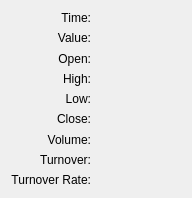
<?xml version="1.0" encoding="UTF-8"?>
<ui version="4.0">
 <class>TradeSummaryInfoView</class>
 <widget class="QWidget" name="TradeSummaryInfoView">
  <property name="geometry">
   <rect>
    <x>0</x>
    <y>0</y>
    <width>192</width>
    <height>198</height>
   </rect>
  </property>
  <property name="windowTitle">
   <string>Trade Info</string>
  </property>
  <layout class="QGridLayout" name="gridLayout">
   <property name="horizontalSpacing">
    <number>12</number>
   </property>
   <item row="8" column="0">
    <widget class="QLabel" name="labelTurnoverRate1">
     <property name="text">
      <string>Turnover Rate:</string>
     </property>
     <property name="alignment">
      <set>Qt::AlignRight|Qt::AlignTrailing|Qt::AlignVCenter</set>
     </property>
    </widget>
   </item>
   <item row="0" column="1">
    <widget class="QLabel" name="labelTime">
     <property name="text">
      <string/>
     </property>
    </widget>
   </item>
   <item row="1" column="1">
    <widget class="QLabel" name="labelCurValue"/>
   </item>
   <item row="7" column="1">
    <widget class="QLabel" name="labelTurnover"/>
   </item>
   <item row="0" column="0">
    <widget class="QLabel" name="labelTime1">
     <property name="text">
      <string>Time:</string>
     </property>
     <property name="alignment">
      <set>Qt::AlignRight|Qt::AlignTrailing|Qt::AlignVCenter</set>
     </property>
    </widget>
   </item>
   <item row="8" column="1">
    <widget class="QLabel" name="labelTurnoverRate"/>
   </item>
   <item row="5" column="1">
    <widget class="QLabel" name="labelClose"/>
   </item>
   <item row="2" column="0">
    <widget class="QLabel" name="labelOpen1">
     <property name="text">
      <string>Open:</string>
     </property>
     <property name="alignment">
      <set>Qt::AlignRight|Qt::AlignTrailing|Qt::AlignVCenter</set>
     </property>
    </widget>
   </item>
   <item row="3" column="1">
    <widget class="QLabel" name="labelHigh"/>
   </item>
   <item row="5" column="0">
    <widget class="QLabel" name="labelClose1">
     <property name="text">
      <string>Close:</string>
     </property>
     <property name="alignment">
      <set>Qt::AlignRight|Qt::AlignTrailing|Qt::AlignVCenter</set>
     </property>
    </widget>
   </item>
   <item row="1" column="0">
    <widget class="QLabel" name="labelCurValue1">
     <property name="text">
      <string>Value:</string>
     </property>
     <property name="alignment">
      <set>Qt::AlignRight|Qt::AlignTrailing|Qt::AlignVCenter</set>
     </property>
    </widget>
   </item>
   <item row="7" column="0">
    <widget class="QLabel" name="labelTurnover1">
     <property name="text">
      <string>Turnover:</string>
     </property>
     <property name="alignment">
      <set>Qt::AlignRight|Qt::AlignTrailing|Qt::AlignVCenter</set>
     </property>
    </widget>
   </item>
   <item row="3" column="0">
    <widget class="QLabel" name="labelHigh1">
     <property name="text">
      <string>High:</string>
     </property>
     <property name="alignment">
      <set>Qt::AlignRight|Qt::AlignTrailing|Qt::AlignVCenter</set>
     </property>
    </widget>
   </item>
   <item row="6" column="0">
    <widget class="QLabel" name="labelVolume1">
     <property name="text">
      <string>Volume:</string>
     </property>
     <property name="alignment">
      <set>Qt::AlignRight|Qt::AlignTrailing|Qt::AlignVCenter</set>
     </property>
    </widget>
   </item>
   <item row="2" column="1">
    <widget class="QLabel" name="labelOpen"/>
   </item>
   <item row="6" column="1">
    <widget class="QLabel" name="labelVolume"/>
   </item>
   <item row="4" column="0">
    <widget class="QLabel" name="labelLow1">
     <property name="text">
      <string>Low:</string>
     </property>
     <property name="alignment">
      <set>Qt::AlignRight|Qt::AlignTrailing|Qt::AlignVCenter</set>
     </property>
    </widget>
   </item>
   <item row="4" column="1">
    <widget class="QLabel" name="labelLow">
     <property name="alignment">
      <set>Qt::AlignLeading|Qt::AlignLeft|Qt::AlignVCenter</set>
     </property>
    </widget>
   </item>
  </layout>
 </widget>
 <resources/>
 <connections/>
</ui>
